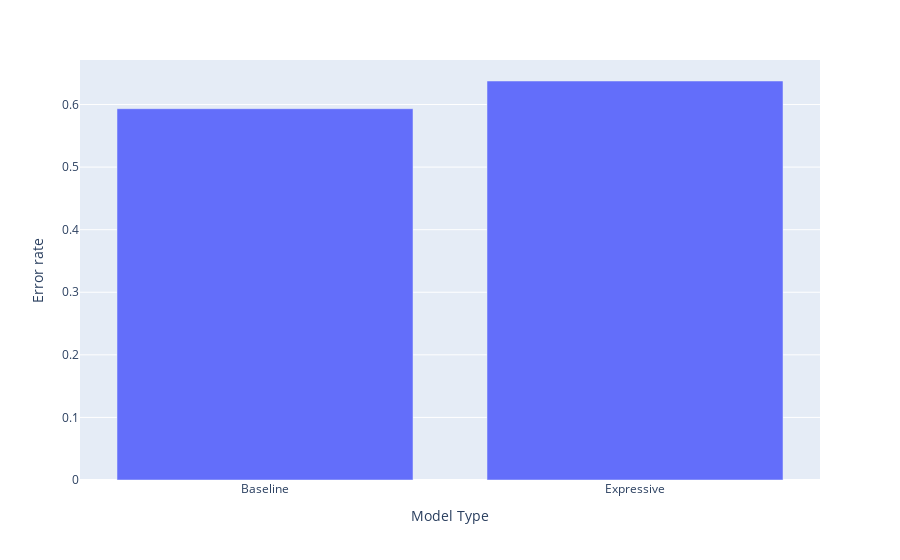

The notebook cell this image was saved under:
### Code cell
model_name = ["Baseline", "Expressive"]
errors = [0.593356069419433, 0.6375903846490537]
total_performence_bar = px.bar(x=model_name, y=errors)
total_performence_bar.update_layout(xaxis_title="Model Type", yaxis_title="Error rate")
total_performence_bar.show()

### Figure 1 — Plotly figure (JSON) as saved in the notebook; plotly's stock layout.template omitted (floating-point values rounded to 4 significant figures)
{"data": [{"alignmentgroup": "True", "hovertemplate": "x=%{x}<br>y=%{y}<extra></extra>", "legendgroup": "", "marker": {"color": "#636efa", "pattern": {"shape": ""}}, "name": "", "offsetgroup": "", "orientation": "v", "showlegend": false, "textposition": "auto", "x": ["Baseline", "Expressive"], "xaxis": "x", "y": [0.5933, 0.6376], "yaxis": "y", "type": "bar"}], "layout": {"xaxis": {"anchor": "y", "domain": [0.0, 1.0], "title": {"text": "Model Type"}}, "yaxis": {"anchor": "x", "domain": [0.0, 1.0], "title": {"text": "Error rate"}}, "legend": {"tracegroupgap": 0}, "margin": {"t": 60}, "barmode": "relative"}}
